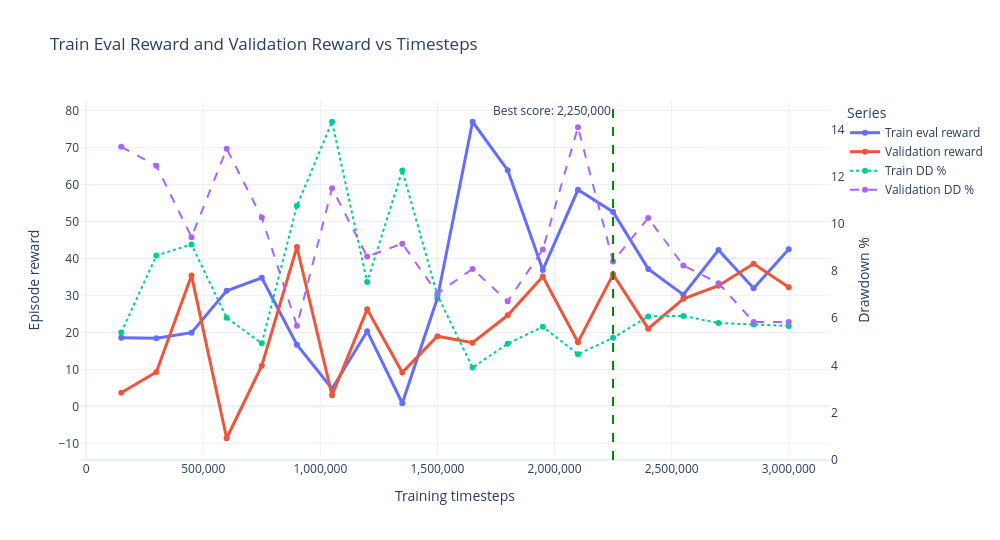

This figure's notebook cell:
### Markdown cell above
## Train Eval vs Validation Reward

### Code cell
fig = go.Figure()

fig.add_trace(
    go.Scatter(
        x=df["timesteps"],
        y=df["train_eval_r"],
        mode="lines+markers",
        name="Train eval reward",
        line=dict(width=3),
        hovertemplate="Timesteps: %{x:,}<br>Train eval R: %{y:.3f}<extra></extra>",
    )
)

fig.add_trace(
    go.Scatter(
        x=df["timesteps"],
        y=df["val_r"],
        mode="lines+markers",
        name="Validation reward",
        line=dict(width=3),
        hovertemplate="Timesteps: %{x:,}<br>Val R: %{y:.3f}<extra></extra>",
    )
)

if {"train_dd_pct", "val_dd_pct"}.issubset(df.columns):
    fig.add_trace(
        go.Scatter(
            x=df["timesteps"],
            y=df["train_dd_pct"],
            mode="lines+markers",
            name="Train DD %",
            yaxis="y2",
            line=dict(width=2, dash="dot"),
            hovertemplate="Timesteps: %{x:,}<br>Train DD: %{y:.2f}%<extra></extra>",
        )
    )

    fig.add_trace(
        go.Scatter(
            x=df["timesteps"],
            y=df["val_dd_pct"],
            mode="lines+markers",
            name="Validation DD %",
            yaxis="y2",
            line=dict(width=2, dash="dash"),
            hovertemplate="Timesteps: %{x:,}<br>Val DD: %{y:.2f}%<extra></extra>",
        )
    )

if "score" in df.columns and df["score"].notna().any():
    best_idx = df["score"].idxmax()
    best = df.loc[best_idx]
    fig.add_vline(
        x=best["timesteps"],
        line_width=2,
        line_dash="dash",
        line_color="green",
        annotation_text=f"Best score: {int(best['timesteps']):,}",
        annotation_position="top left",
    )

fig.update_layout(
    title="Train Eval Reward and Validation Reward vs Timesteps",
    template="plotly_white",
    width=1000,
    height=540,
    hovermode="x unified",
    xaxis_title="Training timesteps",
    yaxis_title="Episode reward",
    yaxis2=dict(
        title="Drawdown %",
        overlaying="y",
        side="right",
        rangemode="tozero",
        showgrid=False,
    ),
    legend_title="Series",
)
fig.update_xaxes(tickformat=",")

fig.show()

### Figure 1 — Plotly figure (JSON) as saved in the notebook; plotly's stock layout.template omitted (floating-point values rounded to 4 significant figures)
{"data": [{"hovertemplate": "Timesteps: %{x:,}<br>Train eval R: %{y:.3f}<extra></extra>", "line": {"width": 3}, "mode": "lines+markers", "name": "Train eval reward", "type": "scatter", "x": [150000, 300000, 450000, 600000, 750000, 900000, 1050000, 1200000, 1350000, 1500000, 1650000, 1800000, 1950000, 2100000, 2250000, 2400000, 2550000, 2700000, 2850000, 3000000], "y": [18.58, 18.43, 19.93, 31.27, 34.78, 16.67, 4.758, 20.33, 0.827, 29.3, 76.99, 63.89, 36.91, 58.58, 52.6, 37.18, 30.18, 42.28, 31.91, 42.5]}, {"hovertemplate": "Timesteps: %{x:,}<br>Val R: %{y:.3f}<extra></extra>", "line": {"width": 3}, "mode": "lines+markers", "name": "Validation reward", "type": "scatter", "x": [150000, 300000, 450000, 600000, 750000, 900000, 1050000, 1200000, 1350000, 1500000, 1650000, 1800000, 1950000, 2100000, 2250000, 2400000, 2550000, 2700000, 2850000, 3000000], "y": [3.675, 9.289, 35.36, -8.635, 10.99, 43.11, 2.984, 26.24, 9.178, 18.98, 17.21, 24.63, 35.12, 17.36, 35.7, 21.01, 29.09, 32.63, 38.58, 32.2]}, {"hovertemplate": "Timesteps: %{x:,}<br>Train DD: %{y:.2f}%<extra></extra>", "line": {"dash": "dot", "width": 2}, "mode": "lines+markers", "name": "Train DD %", "type": "scatter", "x": [150000, 300000, 450000, 600000, 750000, 900000, 1050000, 1200000, 1350000, 1500000, 1650000, 1800000, 1950000, 2100000, 2250000, 2400000, 2550000, 2700000, 2850000, 3000000], "y": [5.396, 8.658, 9.125, 6.018, 4.945, 10.76, 14.32, 7.532, 12.25, 6.975, 3.912, 4.922, 5.643, 4.479, 5.171, 6.08, 6.097, 5.8, 5.739, 5.672], "yaxis": "y2"}, {"hovertemplate": "Timesteps: %{x:,}<br>Val DD: %{y:.2f}%<extra></extra>", "line": {"dash": "dash", "width": 2}, "mode": "lines+markers", "name": "Validation DD %", "type": "scatter", "x": [150000, 300000, 450000, 600000, 750000, 900000, 1050000, 1200000, 1350000, 1500000, 1650000, 1800000, 1950000, 2100000, 2250000, 2400000, 2550000, 2700000, 2850000, 3000000], "y": [13.26, 12.46, 9.434, 13.18, 10.27, 5.684, 11.51, 8.611, 9.16, 7.054, 8.091, 6.717, 8.911, 14.09, 8.407, 10.24, 8.23, 7.486, 5.843, 5.843], "yaxis": "y2"}], "layout": {"annotations": [{"showarrow": false, "text": "Best score: 2,250,000", "x": 2250000, "xanchor": "right", "xref": "x", "y": 1, "yanchor": "top", "yref": "y domain"}], "height": 540, "hovermode": "x unified", "legend": {"title": {"text": "Series"}}, "shapes": [{"line": {"color": "green", "dash": "dash", "width": 2}, "type": "line", "x0": 2250000, "x1": 2250000, "xref": "x", "y0": 0, "y1": 1, "yref": "y domain"}], "title": {"text": "Train Eval Reward and Validation Reward vs Timesteps"}, "width": 1000, "xaxis": {"tickformat": ",", "title": {"text": "Training timesteps"}}, "yaxis": {"title": {"text": "Episode reward"}}, "yaxis2": {"overlaying": "y", "rangemode": "tozero", "showgrid": false, "side": "right", "title": {"text": "Drawdown %"}}}}
